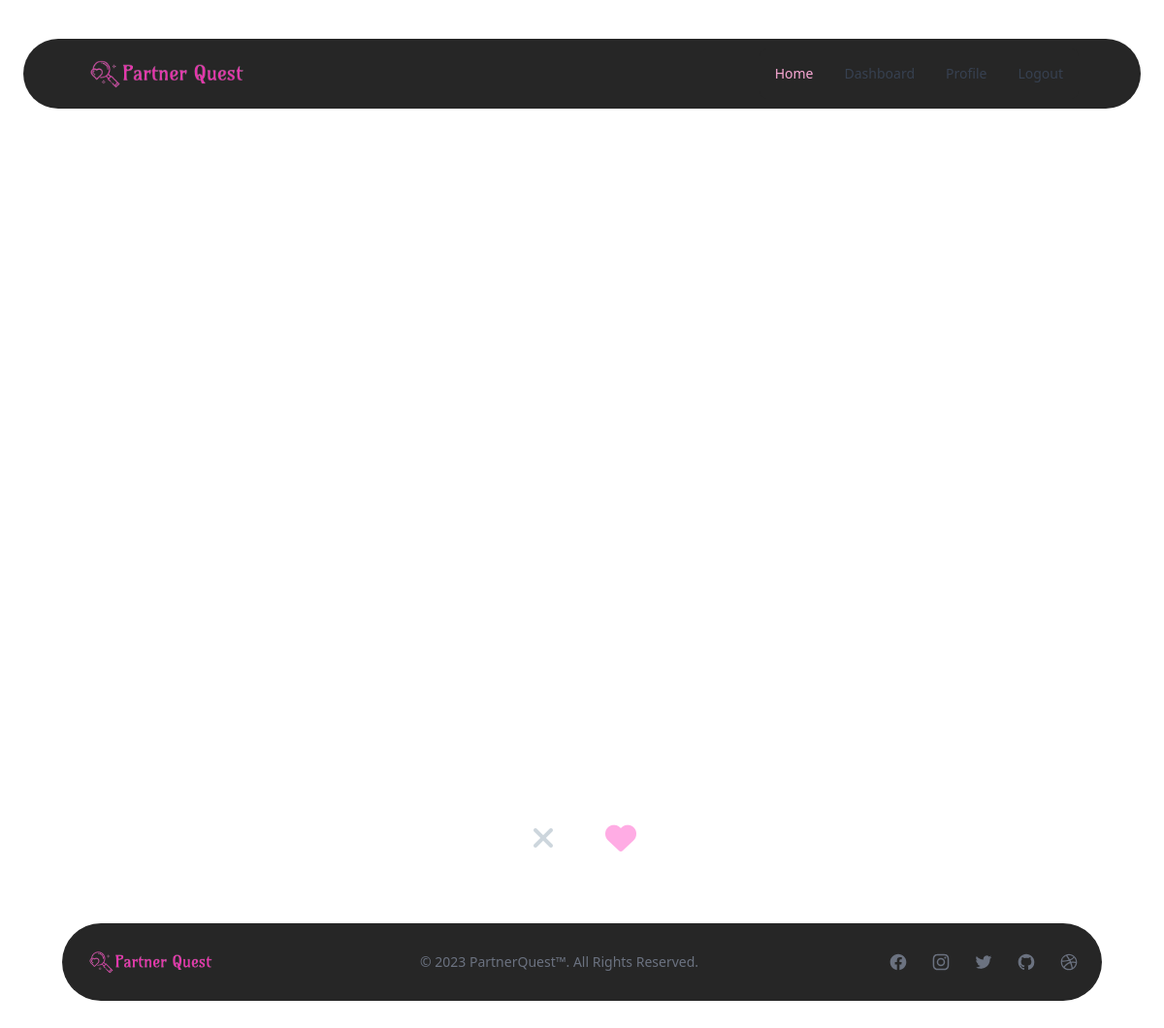
Before: /dashboard/ (signed in) with the older database file.
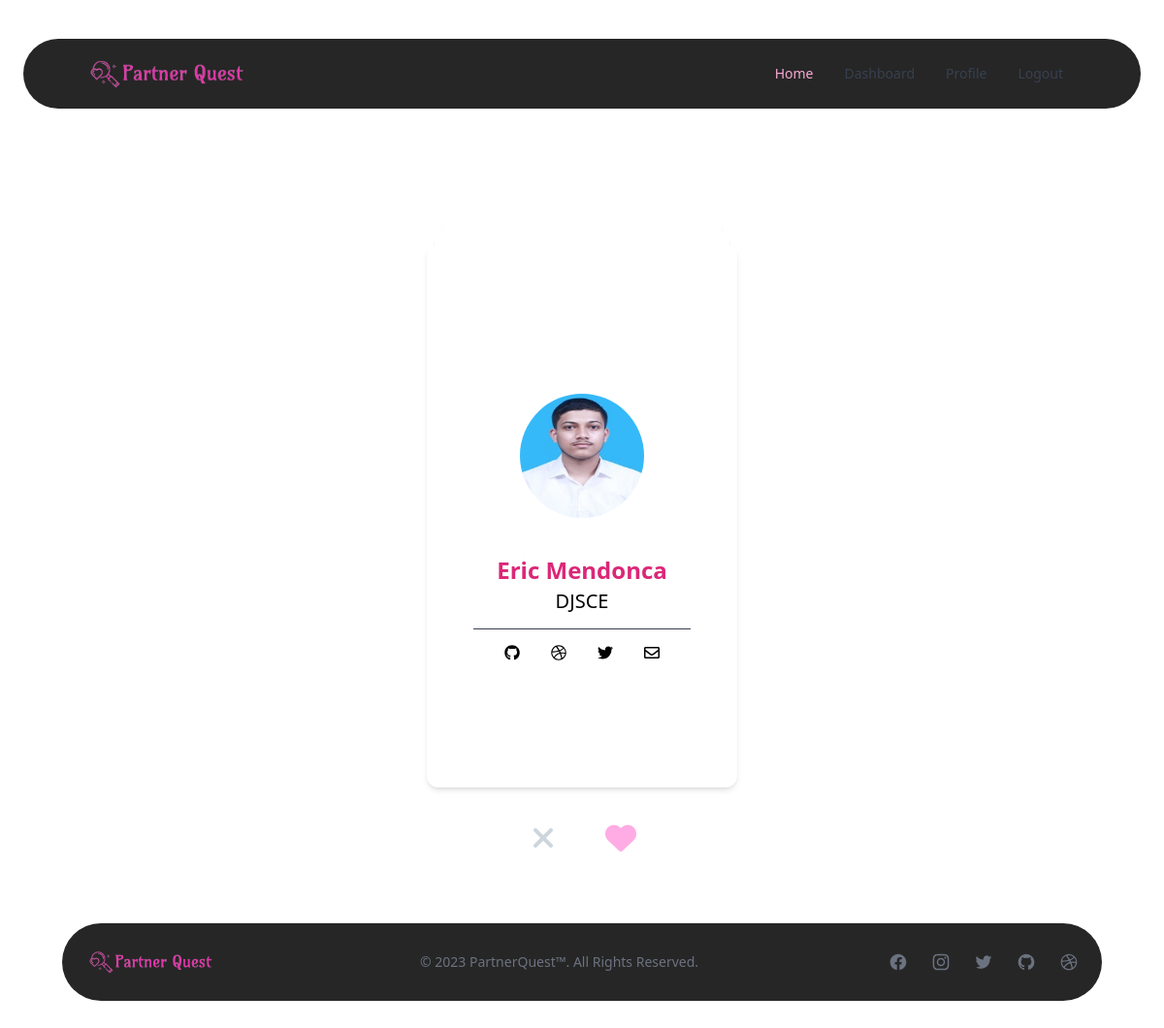
After: the same page with the newer database file.
### home/models.py (models this page shows, shortened)
class User(AbstractBaseUser, PermissionsMixin):
    email = models.EmailField("Email Address",unique=True,max_length=127)
    name = models.CharField(max_length=255)
    phone = models.CharField(max_length=20)
    verification_file = models.FileField(upload_to=upload_v)
    email_is_verified = models.BooleanField(default=False)
    bio = models.CharField(max_length=1023,blank=True,null=True)
    id_is_verified = models.BooleanField(default=False)
    likes = models.IntegerField(default=0)
    dislikes = models.IntegerField(default=0)
    country = models.CharField(max_length=255,blank=True,null=True)
    address = models.CharField(max_length=255,blank=True,null=True)
    profile_image = models.ImageField(upload_to=upload_i,blank=True,null=True)
    face_detection_probablity = models.FloatField(default=0)
    college = models.CharField(max_length=255,blank=True,null=True)
    status = models.BooleanField(default=True)
    dob = models.DateField()
    user_score = models.FloatField(default=0)
    otp = models.IntegerField(default=generate_otp)
    insta_username = models.CharField(max_length=255,blank=True,null=True)
    linkedin_username = models.CharField(max_length=255,blank=True,null=True)
    twitter_username = models.CharField(max_length=255,blank=True,null=True)
    height = models.FloatField(blank=True,null=True)
    gender = models.CharField(max_length=2)
    who_to_date = models.CharField(max_length=2)
    interests = models.ManyToManyField(Interest,blank=True)
    premium = models.BooleanField(default=False)
    is_habit_drink = models.CharField(max_length=10,blank=True,null=True)
    is_habit_smoke = models.CharField(max_length=10,blank=True,null=True)
    last_updated = models.DateTimeField(auto_now_add=True)
    is_staff = models.BooleanField(default=False)
    is_active = models.BooleanField(default=True)
    date_joined = models.DateTimeField(auto_now=True)
    objects = UserManager()
    USERNAME_FIELD = 'email'
    REQUIRED_FIELDS = ["name","phone","dob","gender","verification_file","who_to_date"]

### home/views.py (the view)
# urls.py: path("dashboard/",DashboardView.as_view(),name="dashboard"), # Main Dashboard here.
class DashboardView(LoginRequiredMixin,TemplateView):
    template_name = "dashboard.html"
    login_url = '/login'
    redirect_field_name = 'redirect_to'
    def get_context_data(self, **kwargs):
        context = super().get_context_data(**kwargs)
        profiles = User.objects.order_by('date_joined', 'likes').exclude(id=self.request.user.id)[:100]
        context["profiles"] = profiles
        return context

### templates/dashboard.html (shortened to what this page needs)
{% extends 'base.html' %}
{% load static %}
{% block css %}
<link rel="stylesheet" href="{% static 'dist/dashboard.css' %}">
{% endblock css %}
{% block content %}
<div class="tinder">
    <div class="tinder--cards">
        {% for profile in profiles %}
        <div toUser="{{profile.id}}" class="tinder--card flex flex-col justify-center max-w-xs p-6 shadow-md rounded-xl sm:px-12 dark:bg-pink-100 dark:text-gray-900">
            <img src="{% if profile.profile_image %}{{profile.profile_image.url}}{%else%}{% static 'images/default_pfp.svg' %}{% endif %}" alt="" class="w-32 h-32 mx-auto rounded-full dark:bg-gray-500 aspect-square m-[30px]">
            <div class="space-y-4 text-center divide-y divide-gray-700">
                <div class="my-2 space-y-1">
                    <h2 class="text-xl text-pink-600 font-extrabold sm:text-2xl">{{profile.name}}</h2>
                    <p class="px-5 text-xs sm:text-base dark:text-pink-600">{{profile.college}}</p>
                </div>
                <div class="flex justify-center pt-2 space-x-4 align-center">
                    <a rel="noopener noreferrer" href="#" aria-label="GitHub" class="p-2 rounded-md dark:text-pink-600 hover:dark:text-pink-800">
                    </a>
                    <a rel="noopener noreferrer" href="#" aria-label="Dribble" class="p-2 rounded-md dark:text-pink-600 hover:dark:text-pink-800">
                    </a>
                    <a rel="noopener noreferrer" href="#" aria-label="Twitter" class="p-2 rounded-md dark:text-pink-600 hover:dark:text-pink-800">
                    </a>
                    <a rel="noopener noreferrer" href="#" aria-label="Email" class="p-2 rounded-md dark:text-pink-600 hover:dark:text-pink-800">
                    </a>
                </div>
            </div>
        </div>
        {% endfor %}
    </div>
    <div class="tinder--buttons">
      <button id="nope"><i class="fa fa-remove"></i></button>
      <button id="love"><i class="fa fa-heart"></i></button>
    </div>
  </div>
{% endblock content %}

### templates/base.html (shortened to what this page needs)
{% load static %}
<!DOCTYPE html>
<html lang="en">
<head>
    <link rel="stylesheet" href="https://cdnjs.cloudflare.com/ajax/libs/font-awesome/6.3.0/css/all.min.css"/>
    <script src="https://cdn.tailwindcss.com"></script>
    <link rel="stylesheet" href="{% static 'dist/output.css' %}">
    {% block css %}
    {% endblock css %}
</head>
<body class="max-w-6xl mx-auto" style="background-image: url(http://pngimagesfree.com/Heart/Pink/pink-heart-Background.png);">
    <nav class="z-50 bg-neutral-800 border-gray-200 px-2 sm:px-4 py-2.5 lg:rounded-full lg:mt-10 sticky lg:top-2">
        <div class="container flex flex-wrap items-center justify-between mx-auto">
        <a href="#" class="flex items-center">
            <img src="{% static 'images/logo.png' %}" class="h-5 mr-3 sm:h-10" alt="PartnerQuest" />
        </a>
        <div class="hidden w-full md:block md:w-auto" id="navbar-default">
            <ul class="flex flex-col p-4 mt-4 border border-gray-100 rounded-lg bg-gray-50 md:flex-row md:space-x-8 md:mt-0 md:text-sm md:font-medium md:border-0 md:bg-neutral-800 dark:bg-gray-800 md: dark:border-gray-700">
            <li>
                <a href="#" class="block py-2 pl-3 pr-4 text-white bg-blue-700 rounded md:bg-transparent md:text-pink-300 md:p-0 dark:text-white" aria-current="page">Home</a>
            </li>
            {% if request.user.is_authenticated %}
            <li>
                <a href="/dashboard/" class="block py-2 pl-3 pr-4 text-gray-700 rounded hover:bg-gray-100 md:hover:bg-transparent md:border-0 md:hover:text-pink-300 md:p-0 dark:text-gray-400 md:dark:hover:text-pink-300 dark:hover:bg-gray-700 dark:hover:text-pink-300 md:dark:hover:bg-transparent">Dashboard</a>
            </li>
            <li>
                <a href="/profile/" class="block py-2 pl-3 pr-4 text-gray-700 rounded hover:bg-gray-100 md:hover:bg-transparent md:border-0 md:hover:text-pink-300 md:p-0 dark:text-gray-400 md:dark:hover:text-pink-300 dark:hover:bg-gray-700 dark:hover:text-pink-300 md:dark:hover:bg-transparent">Profile</a>
            </li>
            <li>
                <a href="/logout/" class="block py-2 pl-3 pr-4 text-gray-700 rounded hover:bg-gray-100 md:hover:bg-transparent md:border-0 md:hover:text-pink-300 md:p-0 dark:text-gray-400 md:dark:hover:text-pink-300 dark:hover:bg-gray-700 dark:hover:text-pink-300 md:dark:hover:bg-transparent">Logout</a>
            </li>
            {% endif %}
            </ul>
        </div>
        </div>
    </nav>
    {% block content %}
    {% endblock content %}
    <footer class="z-50 p-4 sm:p-6 bg-neutral-800 lg:m-[40px] lg:rounded-[50px]">
        <div class="sm:flex sm:items-center sm:justify-between">
            <img src="{% static 'images/logo.png' %}" class="h-8 mr-3" alt="FlowBite Logo" />
            <span class="text-sm text-gray-500 sm:text-center dark:text-gray-400">© 2023 <a href="https://flowbite.com/" class="hover:underline">PartnerQuest™</a>. All Rights Reserved.
            </span>
            <div class="flex mt-4 space-x-6 sm:justify-center sm:mt-0">
                <a href="#" class="text-gray-500 hover:text-gray-900 dark:hover:text-white">
                </a>
                <a href="#" class="text-gray-500 hover:text-gray-900 dark:hover:text-white">
                </a>
                <a href="#" class="text-gray-500 hover:text-gray-900 dark:hover:text-white">
                </a>
                <a href="#" class="text-gray-500 hover:text-gray-900 dark:hover:text-white">
                </a>
                <a href="#" class="text-gray-500 hover:text-gray-900 dark:hover:text-white">
                </a>
            </div>
        </div>
    </footer>
</body>
</html>

Changed rows visible on the page:
added User: profile_image (picture), name "Eric Mendonca", college "DJSCE"
